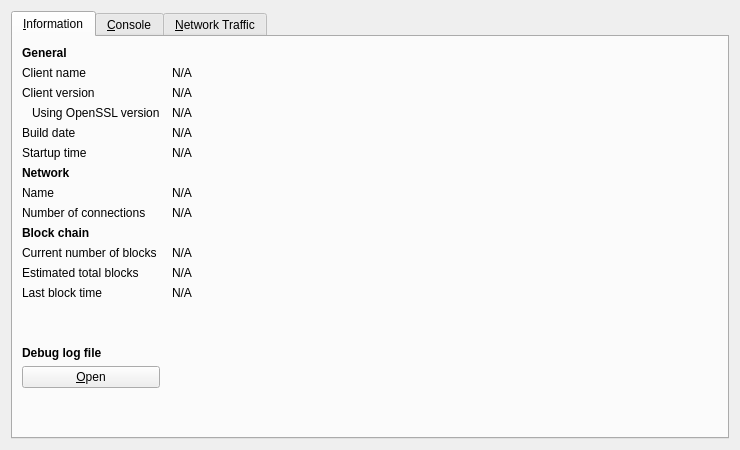
<?xml version="1.0" encoding="UTF-8"?>
<ui version="4.0">
 <class>RPCConsole</class>
 <widget class="QDialog" name="RPCConsole">
  <property name="geometry">
   <rect>
    <x>0</x>
    <y>0</y>
    <width>740</width>
    <height>450</height>
   </rect>
  </property>
  <property name="windowTitle">
   <string>Debug window</string>
  </property>
  <layout class="QVBoxLayout" name="verticalLayout_2">
   <item>
    <widget class="QTabWidget" name="tabWidget">
     <property name="currentIndex">
      <number>0</number>
     </property>
     <widget class="QWidget" name="tab_info">
      <attribute name="title">
       <string>&amp;Information</string>
      </attribute>
      <layout class="QGridLayout" name="gridLayout" columnstretch="0,1">
       <property name="horizontalSpacing">
        <number>12</number>
       </property>
       <item row="0" column="0">
        <widget class="QLabel" name="label_9">
         <property name="font">
          <font>
           <weight>75</weight>
           <bold>true</bold>
          </font>
         </property>
         <property name="text">
          <string>General</string>
         </property>
        </widget>
       </item>
       <item row="1" column="0">
        <widget class="QLabel" name="label_5">
         <property name="text">
          <string>Client name</string>
         </property>
        </widget>
       </item>
       <item row="1" column="1">
        <widget class="QLabel" name="clientName">
         <property name="cursor">
          <cursorShape>IBeamCursor</cursorShape>
         </property>
         <property name="text">
          <string>N/A</string>
         </property>
         <property name="textFormat">
          <enum>Qt::PlainText</enum>
         </property>
         <property name="textInteractionFlags">
          <set>Qt::LinksAccessibleByMouse|Qt::TextSelectableByKeyboard|Qt::TextSelectableByMouse</set>
         </property>
        </widget>
       </item>
       <item row="2" column="0">
        <widget class="QLabel" name="label_6">
         <property name="text">
          <string>Client version</string>
         </property>
        </widget>
       </item>
       <item row="2" column="1">
        <widget class="QLabel" name="clientVersion">
         <property name="cursor">
          <cursorShape>IBeamCursor</cursorShape>
         </property>
         <property name="text">
          <string>N/A</string>
         </property>
         <property name="textFormat">
          <enum>Qt::PlainText</enum>
         </property>
         <property name="textInteractionFlags">
          <set>Qt::LinksAccessibleByMouse|Qt::TextSelectableByKeyboard|Qt::TextSelectableByMouse</set>
         </property>
        </widget>
       </item>
       <item row="3" column="0">
        <widget class="QLabel" name="label_14">
         <property name="text">
          <string>Using OpenSSL version</string>
         </property>
         <property name="indent">
          <number>10</number>
         </property>
        </widget>
       </item>
       <item row="3" column="1">
        <widget class="QLabel" name="openSSLVersion">
         <property name="cursor">
          <cursorShape>IBeamCursor</cursorShape>
         </property>
         <property name="text">
          <string>N/A</string>
         </property>
         <property name="textFormat">
          <enum>Qt::PlainText</enum>
         </property>
         <property name="textInteractionFlags">
          <set>Qt::LinksAccessibleByMouse|Qt::TextSelectableByKeyboard|Qt::TextSelectableByMouse</set>
         </property>
        </widget>
       </item>
       <item row="4" column="0">
        <widget class="QLabel" name="label_12">
         <property name="text">
          <string>Build date</string>
         </property>
        </widget>
       </item>
       <item row="4" column="1">
        <widget class="QLabel" name="buildDate">
         <property name="cursor">
          <cursorShape>IBeamCursor</cursorShape>
         </property>
         <property name="text">
          <string>N/A</string>
         </property>
         <property name="textFormat">
          <enum>Qt::PlainText</enum>
         </property>
         <property name="textInteractionFlags">
          <set>Qt::LinksAccessibleByMouse|Qt::TextSelectableByKeyboard|Qt::TextSelectableByMouse</set>
         </property>
        </widget>
       </item>
       <item row="5" column="0">
        <widget class="QLabel" name="label_13">
         <property name="text">
          <string>Startup time</string>
         </property>
        </widget>
       </item>
       <item row="5" column="1">
        <widget class="QLabel" name="startupTime">
         <property name="cursor">
          <cursorShape>IBeamCursor</cursorShape>
         </property>
         <property name="text">
          <string>N/A</string>
         </property>
         <property name="textFormat">
          <enum>Qt::PlainText</enum>
         </property>
         <property name="textInteractionFlags">
          <set>Qt::LinksAccessibleByMouse|Qt::TextSelectableByKeyboard|Qt::TextSelectableByMouse</set>
         </property>
        </widget>
       </item>
       <item row="6" column="0">
        <widget class="QLabel" name="label_11">
         <property name="font">
          <font>
           <weight>75</weight>
           <bold>true</bold>
          </font>
         </property>
         <property name="text">
          <string>Network</string>
         </property>
        </widget>
       </item>
       <item row="7" column="0">
        <widget class="QLabel" name="label_8">
         <property name="text">
          <string>Name</string>
         </property>
        </widget>
       </item>
       <item row="7" column="1">
        <widget class="QLabel" name="networkName">
         <property name="cursor">
          <cursorShape>IBeamCursor</cursorShape>
         </property>
         <property name="text">
          <string>N/A</string>
         </property>
         <property name="textFormat">
          <enum>Qt::PlainText</enum>
         </property>
         <property name="textInteractionFlags">
          <set>Qt::LinksAccessibleByMouse|Qt::TextSelectableByKeyboard|Qt::TextSelectableByMouse</set>
         </property>
        </widget>
       </item>
       <item row="8" column="0">
        <widget class="QLabel" name="label_7">
         <property name="text">
          <string>Number of connections</string>
         </property>
        </widget>
       </item>
       <item row="8" column="1">
        <widget class="QLabel" name="numberOfConnections">
         <property name="cursor">
          <cursorShape>IBeamCursor</cursorShape>
         </property>
         <property name="text">
          <string>N/A</string>
         </property>
         <property name="textFormat">
          <enum>Qt::PlainText</enum>
         </property>
         <property name="textInteractionFlags">
          <set>Qt::LinksAccessibleByMouse|Qt::TextSelectableByKeyboard|Qt::TextSelectableByMouse</set>
         </property>
        </widget>
       </item>
       <item row="9" column="0">
        <widget class="QLabel" name="label_10">
         <property name="font">
          <font>
           <weight>75</weight>
           <bold>true</bold>
          </font>
         </property>
         <property name="text">
          <string>Block chain</string>
         </property>
        </widget>
       </item>
       <item row="10" column="0">
        <widget class="QLabel" name="label_3">
         <property name="text">
          <string>Current number of blocks</string>
         </property>
        </widget>
       </item>
       <item row="10" column="1">
        <widget class="QLabel" name="numberOfBlocks">
         <property name="cursor">
          <cursorShape>IBeamCursor</cursorShape>
         </property>
         <property name="text">
          <string>N/A</string>
         </property>
         <property name="textFormat">
          <enum>Qt::PlainText</enum>
         </property>
         <property name="textInteractionFlags">
          <set>Qt::LinksAccessibleByMouse|Qt::TextSelectableByKeyboard|Qt::TextSelectableByMouse</set>
         </property>
        </widget>
       </item>
       <item row="11" column="0">
        <widget class="QLabel" name="label_4">
         <property name="text">
          <string>Estimated total blocks</string>
         </property>
        </widget>
       </item>
       <item row="11" column="1">
        <widget class="QLabel" name="totalBlocks">
         <property name="cursor">
          <cursorShape>IBeamCursor</cursorShape>
         </property>
         <property name="text">
          <string>N/A</string>
         </property>
         <property name="textFormat">
          <enum>Qt::PlainText</enum>
         </property>
         <property name="textInteractionFlags">
          <set>Qt::LinksAccessibleByMouse|Qt::TextSelectableByKeyboard|Qt::TextSelectableByMouse</set>
         </property>
        </widget>
       </item>
       <item row="12" column="0">
        <widget class="QLabel" name="label_2">
         <property name="text">
          <string>Last block time</string>
         </property>
        </widget>
       </item>
       <item row="12" column="1">
        <widget class="QLabel" name="lastBlockTime">
         <property name="cursor">
          <cursorShape>IBeamCursor</cursorShape>
         </property>
         <property name="text">
          <string>N/A</string>
         </property>
         <property name="textFormat">
          <enum>Qt::PlainText</enum>
         </property>
         <property name="textInteractionFlags">
          <set>Qt::LinksAccessibleByMouse|Qt::TextSelectableByKeyboard|Qt::TextSelectableByMouse</set>
         </property>
        </widget>
       </item>
       <item row="13" column="0">
        <spacer name="verticalSpacer_2">
         <property name="orientation">
          <enum>Qt::Vertical</enum>
         </property>
         <property name="sizeHint" stdset="0">
          <size>
           <width>20</width>
           <height>20</height>
          </size>
         </property>
        </spacer>
       </item>
       <item row="14" column="0">
        <widget class="QLabel" name="labelDebugLogfile">
         <property name="font">
          <font>
           <weight>75</weight>
           <bold>true</bold>
          </font>
         </property>
         <property name="text">
          <string>Debug log file</string>
         </property>
        </widget>
       </item>
       <item row="15" column="0">
        <widget class="QPushButton" name="openDebugLogfileButton">
         <property name="toolTip">
          <string>Open the Coinaaa debug log file from the current data directory. This can take a few seconds for large log files.</string>
         </property>
         <property name="text">
          <string>&amp;Open</string>
         </property>
         <property name="autoDefault">
          <bool>false</bool>
         </property>
        </widget>
       </item>
       <item row="16" column="0">
        <spacer name="verticalSpacer">
         <property name="orientation">
          <enum>Qt::Vertical</enum>
         </property>
         <property name="sizeHint" stdset="0">
          <size>
           <width>20</width>
           <height>40</height>
          </size>
         </property>
        </spacer>
       </item>
      </layout>
     </widget>
     <widget class="QWidget" name="tab_console">
      <attribute name="title">
       <string>&amp;Console</string>
      </attribute>
      <layout class="QVBoxLayout" name="verticalLayout_3">
       <property name="spacing">
        <number>3</number>
       </property>
       <item>
        <widget class="QTextEdit" name="messagesWidget">
         <property name="minimumSize">
          <size>
           <width>0</width>
           <height>100</height>
          </size>
         </property>
         <property name="readOnly">
          <bool>true</bool>
         </property>
         <property name="tabKeyNavigation" stdset="0">
          <bool>false</bool>
         </property>
         <property name="columnCount" stdset="0">
          <number>2</number>
         </property>
        </widget>
       </item>
       <item>
        <layout class="QHBoxLayout" name="horizontalLayout">
         <property name="spacing">
          <number>3</number>
         </property>
         <item>
          <widget class="QLabel" name="label">
           <property name="text">
            <string notr="true">&gt;</string>
           </property>
          </widget>
         </item>
         <item>
          <widget class="QLineEdit" name="lineEdit"/>
         </item>
         <item>
          <widget class="QPushButton" name="clearButton">
           <property name="maximumSize">
            <size>
             <width>24</width>
             <height>24</height>
            </size>
           </property>
           <property name="toolTip">
            <string>Clear console</string>
           </property>
           <property name="text">
            <string/>
           </property>
           <property name="icon">
            <iconset resource="../coinaaa.qrc">
             <normaloff>:/icons/remove</normaloff>:/icons/remove</iconset>
           </property>
           <property name="shortcut">
            <string notr="true">Ctrl+L</string>
           </property>
           <property name="autoDefault">
            <bool>false</bool>
           </property>
          </widget>
         </item>
        </layout>
       </item>
      </layout>
     </widget>
     <widget class="QWidget" name="tab">
      <attribute name="title">
       <string>&amp;Network Traffic</string>
      </attribute>
      <layout class="QHBoxLayout" name="horizontalLayout_3">
       <item>
        <layout class="QVBoxLayout" name="verticalLayout_4">
         <item>
          <widget class="TrafficGraphWidget" name="trafficGraph" native="true">
           <property name="sizePolicy">
            <sizepolicy hsizetype="Expanding" vsizetype="Expanding">
             <horstretch>0</horstretch>
             <verstretch>0</verstretch>
            </sizepolicy>
           </property>
          </widget>
         </item>
         <item>
          <layout class="QHBoxLayout" name="horizontalLayout_2">
           <item>
            <widget class="QSlider" name="sldGraphRange">
             <property name="minimum">
              <number>1</number>
             </property>
             <property name="maximum">
              <number>288</number>
             </property>
             <property name="pageStep">
              <number>12</number>
             </property>
             <property name="value">
              <number>6</number>
             </property>
             <property name="orientation">
              <enum>Qt::Horizontal</enum>
             </property>
            </widget>
           </item>
           <item>
            <widget class="QLabel" name="lblGraphRange">
             <property name="minimumSize">
              <size>
               <width>100</width>
               <height>0</height>
              </size>
             </property>
             <property name="alignment">
              <set>Qt::AlignCenter</set>
             </property>
            </widget>
           </item>
           <item>
            <widget class="QPushButton" name="btnClearTrafficGraph">
             <property name="text">
              <string>&amp;Clear</string>
             </property>
            </widget>
           </item>
          </layout>
         </item>
        </layout>
       </item>
       <item>
        <layout class="QVBoxLayout" name="verticalLayout">
         <item>
          <widget class="QGroupBox" name="groupBox">
           <property name="title">
            <string>Totals</string>
           </property>
           <layout class="QVBoxLayout" name="verticalLayout_5">
            <item>
             <layout class="QHBoxLayout" name="horizontalLayout_4">
              <item>
               <widget class="Line" name="line">
                <property name="sizePolicy">
                 <sizepolicy hsizetype="Fixed" vsizetype="Fixed">
                  <horstretch>0</horstretch>
                  <verstretch>0</verstretch>
                 </sizepolicy>
                </property>
                <property name="minimumSize">
                 <size>
                  <width>10</width>
                  <height>0</height>
                 </size>
                </property>
                <property name="palette">
                 <palette>
                  <active>
                   <colorrole role="Light">
                    <brush brushstyle="SolidPattern">
                     <color alpha="255">
                      <red>0</red>
                      <green>255</green>
                      <blue>0</blue>
                     </color>
                    </brush>
                   </colorrole>
                  </active>
                  <inactive>
                   <colorrole role="Light">
                    <brush brushstyle="SolidPattern">
                     <color alpha="255">
                      <red>0</red>
                      <green>255</green>
                      <blue>0</blue>
                     </color>
                    </brush>
                   </colorrole>
                  </inactive>
                  <disabled>
                   <colorrole role="Light">
                    <brush brushstyle="SolidPattern">
                     <color alpha="255">
                      <red>0</red>
                      <green>255</green>
                      <blue>0</blue>
                     </color>
                    </brush>
                   </colorrole>
                  </disabled>
                 </palette>
                </property>
                <property name="orientation">
                 <enum>Qt::Horizontal</enum>
                </property>
               </widget>
              </item>
              <item>
               <widget class="QLabel" name="label_16">
                <property name="text">
                 <string>In:</string>
                </property>
               </widget>
              </item>
              <item>
               <widget class="QLabel" name="lblBytesIn">
                <property name="minimumSize">
                 <size>
                  <width>50</width>
                  <height>0</height>
                 </size>
                </property>
                <property name="alignment">
                 <set>Qt::AlignRight|Qt::AlignTrailing|Qt::AlignVCenter</set>
                </property>
               </widget>
              </item>
             </layout>
            </item>
            <item>
             <layout class="QHBoxLayout" name="horizontalLayout_5">
              <item>
               <widget class="Line" name="line_2">
                <property name="sizePolicy">
                 <sizepolicy hsizetype="Fixed" vsizetype="Fixed">
                  <horstretch>0</horstretch>
                  <verstretch>0</verstretch>
                 </sizepolicy>
                </property>
                <property name="minimumSize">
                 <size>
                  <width>10</width>
                  <height>0</height>
                 </size>
                </property>
                <property name="palette">
                 <palette>
                  <active>
                   <colorrole role="Light">
                    <brush brushstyle="SolidPattern">
                     <color alpha="255">
                      <red>255</red>
                      <green>0</green>
                      <blue>0</blue>
                     </color>
                    </brush>
                   </colorrole>
                  </active>
                  <inactive>
                   <colorrole role="Light">
                    <brush brushstyle="SolidPattern">
                     <color alpha="255">
                      <red>255</red>
                      <green>0</green>
                      <blue>0</blue>
                     </color>
                    </brush>
                   </colorrole>
                  </inactive>
                  <disabled>
                   <colorrole role="Light">
                    <brush brushstyle="SolidPattern">
                     <color alpha="255">
                      <red>255</red>
                      <green>0</green>
                      <blue>0</blue>
                     </color>
                    </brush>
                   </colorrole>
                  </disabled>
                 </palette>
                </property>
                <property name="orientation">
                 <enum>Qt::Horizontal</enum>
                </property>
               </widget>
              </item>
              <item>
               <widget class="QLabel" name="label_17">
                <property name="text">
                 <string>Out:</string>
                </property>
               </widget>
              </item>
              <item>
               <widget class="QLabel" name="lblBytesOut">
                <property name="minimumSize">
                 <size>
                  <width>50</width>
                  <height>0</height>
                 </size>
                </property>
                <property name="alignment">
                 <set>Qt::AlignRight|Qt::AlignTrailing|Qt::AlignVCenter</set>
                </property>
               </widget>
              </item>
             </layout>
            </item>
            <item>
             <spacer name="verticalSpacer_4">
              <property name="orientation">
               <enum>Qt::Vertical</enum>
              </property>
              <property name="sizeHint" stdset="0">
               <size>
                <width>20</width>
                <height>407</height>
               </size>
              </property>
             </spacer>
            </item>
           </layout>
          </widget>
         </item>
        </layout>
       </item>
      </layout>
     </widget>
    </widget>
   </item>
  </layout>
 </widget>
 <customwidgets>
  <customwidget>
   <class>TrafficGraphWidget</class>
   <extends>QWidget</extends>
   <header>trafficgraphwidget.h</header>
   <container>1</container>
   <slots>
    <slot>clear()</slot>
   </slots>
  </customwidget>
 </customwidgets>
 <resources>
  <include location="../coinaaa.qrc"/>
 </resources>
 <connections/>
</ui>
